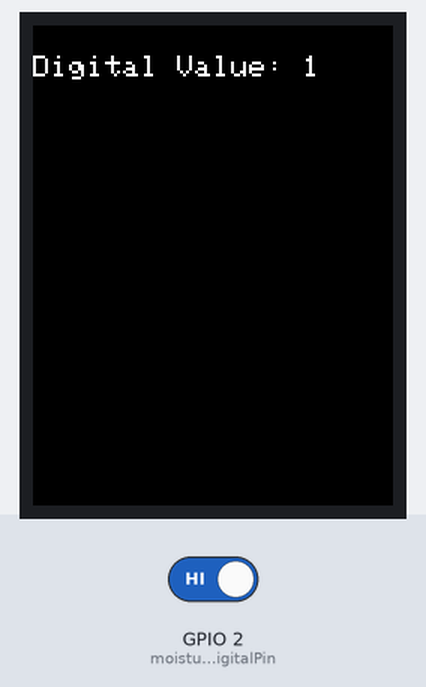
The sketch below on a simulated ESP32. Shown: 240×320 colour display. The inputs (shaded band) are chosen by the test bench; at power-on: GPIO 2 (moistureSensorDigitalPin) HIGH. What the sketch prints to the serial monitor is not drawn.

Above: at 1.4 s.
1.5 s: GPIO 2 (moistureSensorDigitalPin) driven LOW
At 3.4 s:
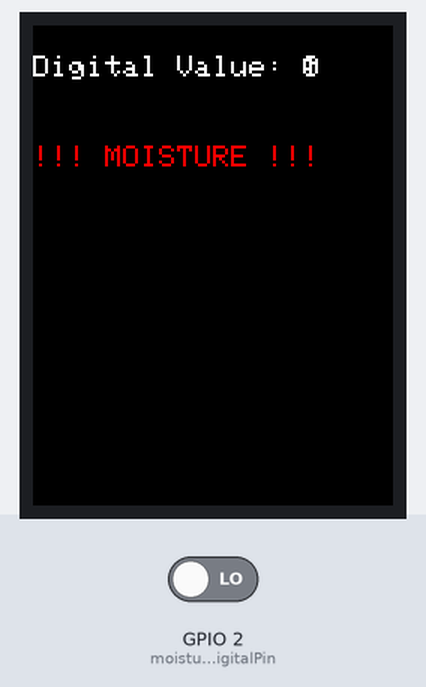
3.7 s: GPIO 2 (moistureSensorDigitalPin) driven HIGH
At 5.2 s:
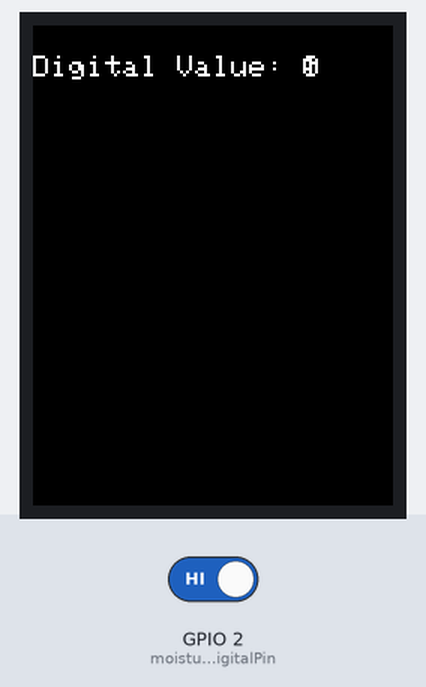
Timing chart, 0 to 6.7 s (numbered marks = the images above; inputs shaded):
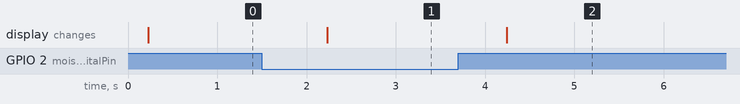

Measured:
- after the input at 1.5 s, the display: changes after 0.73 s (image 1)
- after the input at 3.7 s, the display: changes after 0.54 s (image 2)

The sketch:

Humidity_sensor.ino
```cpp
#include <TFT_eSPI.h> // ספרייה לתצוגת TFT על ESP32

TFT_eSPI tft = TFT_eSPI(); // יצירת אובייקט לתצוגה

const int moistureSensorDigitalPin = 2; // פין דיגיטלי של חיישן הרטיבות
const int moistureSensorAnalogPin = 36; // פין אנלוגי של חיישן הרטיבות (אם קיים)

bool isWet = false; // משתנה דגל כדי לעקוב אחר מצב הרטיבות הקודם

void setup() {
  Serial.begin(115200);
  Serial.println("Serial communication started!"); // הודעת אתחול תקשורת טורית
  tft.init();
  tft.fillScreen(TFT_BLACK);
  tft.setTextColor(TFT_WHITE);
  tft.setTextSize(2);

  pinMode(moistureSensorDigitalPin, INPUT);
}

void loop() {
  // קריאה מהפין הדיגיטלי
  int digitalValue = digitalRead(moistureSensorDigitalPin);
  tft.setCursor(0, 20);
  tft.print("Digital Value: ");
  tft.println(digitalValue);
  Serial.print("Digital Value: ");
  Serial.println(digitalValue);

  // בדיקה אם החיישן מזהה רטיבות (ערך LOW)
  if (digitalValue == LOW && !isWet) {
    isWet = true;
    Serial.println("!!! DETECTED MOISTURE !!!");
    tft.setCursor(0, 80);
    tft.setTextColor(TFT_RED);
    tft.println("!!! MOISTURE !!!");
    tft.setTextColor(TFT_WHITE); // החזרת צבע הטקסט לבן
  } else if (digitalValue == HIGH && isWet) {
    isWet = false;
    tft.fillRect(0, 80, tft.width(), 20, TFT_BLACK); // מחיקת הודעת הרטיבות
  }

  // קריאה מהפין האנלוגי (אם קיים)
  #ifdef moistureSensorAnalogPin
    int analogValue = analogRead(moistureSensorAnalogPin);
    tft.setCursor(0, 60);
    tft.print("Analog Value:  ");
    tft.println(analogValue);
    Serial.print("Analog Value:  ");
    Serial.println(analogValue);
  #endif

  delay(1000); // עיכוב של שנייה
}
```
